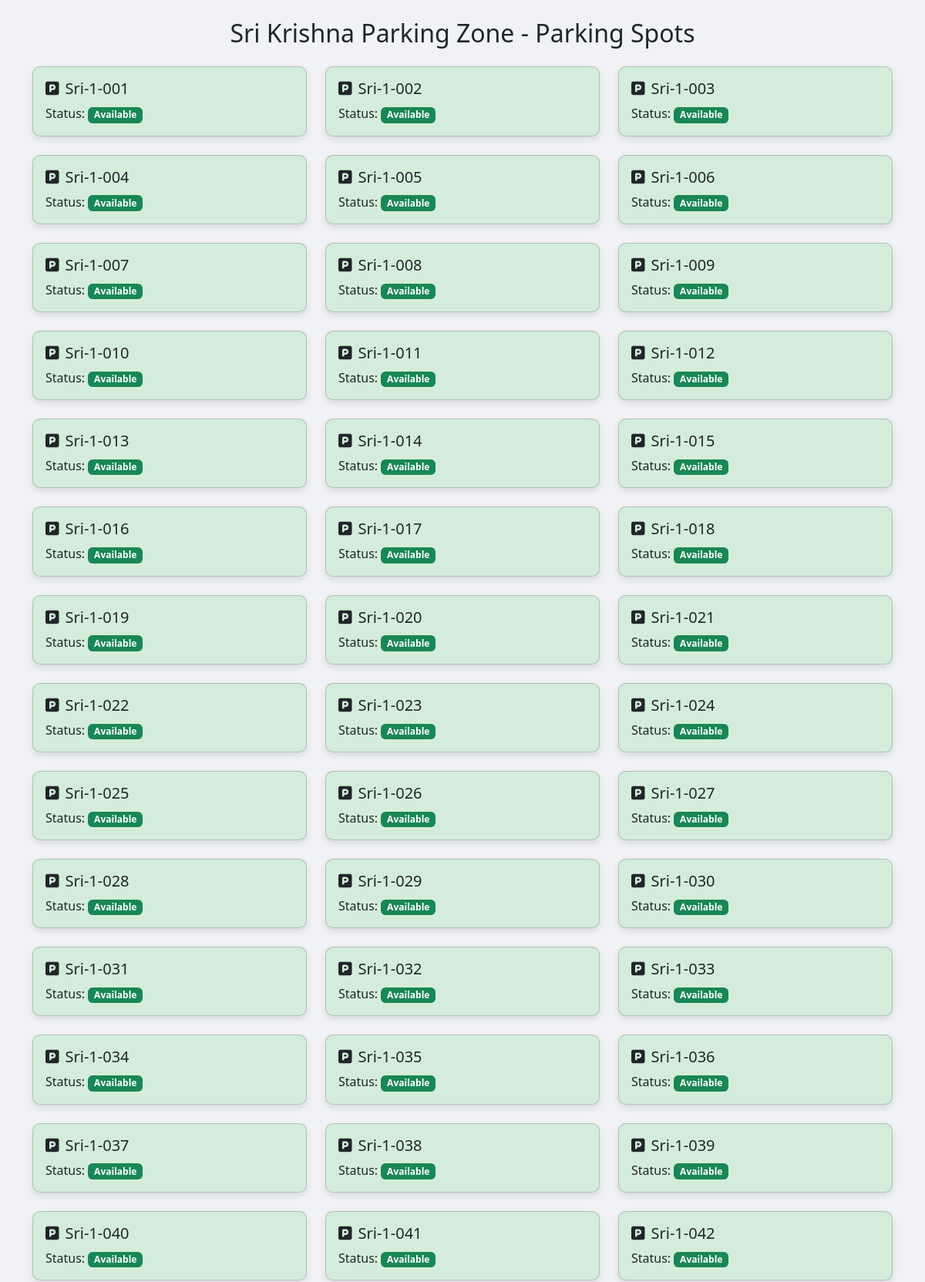
The app's page /admin/lot/1/spots (signed in, upper part) with its own data.
### models/parking_lot.py (models this page shows, shortened)
class ParkingLot(db.Model):
    __tablename__ = 'parking_lot'
    lot_id = db.Column(db.Integer, primary_key=True, autoincrement=True)
    prime_location_name = db.Column(db.String(50), nullable=False)
    price = db.Column(db.Float, nullable=False)
    capacity = db.Column(db.Integer, nullable=False)
    address = db.Column(db.String(100), nullable=False)
    pincode = db.Column(db.String(10), nullable=False)
    contact = db.Column(db.BigInteger, nullable=False)
    is_active = db.Column(db.Boolean, default=True)
    spots = db.relationship('ParkingSpot', backref='lot', lazy=True, cascade="all, delete")

### models/parking_spot.py (models this page shows)
class ParkingSpot(db.Model):
    __tablename__ = 'parking_spot'
    spot_id = db.Column(db.Integer, primary_key=True, autoincrement=True)
    lot_id = db.Column(db.Integer, db.ForeignKey('parking_lot.lot_id'), nullable=False)
    spot_number = db.Column(db.String(10), unique=True, nullable=False)
    status = db.Column(db.String(1), default="A")  # A = Available, O = Occupied
    spot_type = db.Column(db.String(20), default="Standard")
    reservations = db.relationship('Reservation', backref='spot', lazy=True, cascade="all, delete")

### app.py (the view)
@app.route('/admin/lot/<int:lot_id>/spots')
@login_required
def view_spots(lot_id):
    if current_user.role != 'admin':
        flash('Access denied', 'danger')
        return redirect(url_for('home_page'))
    lot = ParkingLot.query.get_or_404(lot_id)
    spots = ParkingSpot.query.filter_by(lot_id=lot_id).order_by(ParkingSpot.spot_number).all()
    spot_details = []
    for spot in spots:
        detail = {'spot': spot}
        if spot.status == 'O':
            reservation = Reservation.query.filter_by(spot_id=spot.spot_id, payment_status='Pending').first()
            if reservation:
                detail['reservation'] = reservation
                detail['user'] = User_Admin.query.get(reservation.user_id)
        spot_details.append(detail)
    return render_template('spots.html', lot=lot, spots=spot_details)

### app.py (called while the page is built)
@login_manager.user_loader
def load_user(user_id):
    return User_Admin.query.get(int(user_id))

### templates/spots.html (shortened to what this page needs)
<!DOCTYPE html>
<html lang="en">
<head>
    <link href="https://cdn.jsdelivr.net/npm/bootstrap@5.3.3/dist/css/bootstrap.min.css" rel="stylesheet">
    <link rel="stylesheet" href="https://cdnjs.cloudflare.com/ajax/libs/font-awesome/6.5.0/css/all.min.css">
</head>
<body>
<div class="container py-4">
    <h2 class="mb-4 text-center">{{ lot.prime_location_name }} - Parking Spots</h2>
    <div class="row">
        {% for detail in spots %}
        <div class="col-md-4 mb-4">
            <div class="card spot-card {% if detail.spot.status == 'A' %}available{% else %}occupied{% endif %}">
                <div class="card-body">
                    <h5 class="card-title">
                        <i class="fas fa-parking me-2"></i>{{ detail.spot.spot_number }}
                    </h5>
                    <p class="card-text">
                        Status:
                        {% if detail.spot.status == 'A' %}
                            <span class="badge bg-success">Available</span>
                        {% else %}
                            <span class="badge bg-danger">Occupied</span><br>
                            <strong>By:</strong> {{ detail.user.username }}<br>
                            <strong>Vehicle:</strong> {{ detail.reservation.vehicle_number }}<br>
                            <strong>Since:</strong> {{ detail.reservation.parking_timestamp.strftime('%Y-%m-%d %H:%M') }}
                        {% endif %}
                    </p>
                </div>
            </div>
        </div>
        {% endfor %}
    </div>
</div>
</body>
</html>

### templates/spots.html (style rules this page uses)
body { background-color: #f0f2f5; }
.spot-card { border-radius: 10px; box-shadow: 0 4px 10px rgba(0, 0, 0, 0.1); transition: 0.3s; }
.available { background-color: #d4edda; }

### records on screen
ParkingLot: prime_location_name "Sri Krishna Parking Zone"
ParkingSpot: spot.spot_number "Sri-1-001"
ParkingSpot: spot.spot_number "Sri-1-002"
ParkingSpot: spot.spot_number "Sri-1-003"
ParkingSpot: spot.spot_number "Sri-1-004"
ParkingSpot: spot.spot_number "Sri-1-005"
ParkingSpot: spot.spot_number "Sri-1-006"
ParkingSpot: spot.spot_number "Sri-1-007"
ParkingSpot: spot.spot_number "Sri-1-008"
ParkingSpot: spot.spot_number "Sri-1-009"
ParkingSpot: spot.spot_number "Sri-1-010"
ParkingSpot: spot.spot_number "Sri-1-011"
ParkingSpot: spot.spot_number "Sri-1-012"
ParkingSpot: spot.spot_number "Sri-1-013"
ParkingSpot: spot.spot_number "Sri-1-014"
ParkingSpot: spot.spot_number "Sri-1-015"
ParkingSpot: spot.spot_number "Sri-1-016"
ParkingSpot: spot.spot_number "Sri-1-017"
ParkingSpot: spot.spot_number "Sri-1-018"
ParkingSpot: spot.spot_number "Sri-1-019"
ParkingSpot: spot.spot_number "Sri-1-020"
ParkingSpot: spot.spot_number "Sri-1-021"
ParkingSpot: spot.spot_number "Sri-1-022"
ParkingSpot: spot.spot_number "Sri-1-023"
ParkingSpot: spot.spot_number "Sri-1-024"
ParkingSpot: spot.spot_number "Sri-1-025"
ParkingSpot: spot.spot_number "Sri-1-026"
ParkingSpot: spot.spot_number "Sri-1-027"
ParkingSpot: spot.spot_number "Sri-1-028"
ParkingSpot: spot.spot_number "Sri-1-029"
ParkingSpot: spot.spot_number "Sri-1-030"
ParkingSpot: spot.spot_number "Sri-1-031"
ParkingSpot: spot.spot_number "Sri-1-032"
ParkingSpot: spot.spot_number "Sri-1-033"
ParkingSpot: spot.spot_number "Sri-1-034"
ParkingSpot: spot.spot_number "Sri-1-035"
ParkingSpot: spot.spot_number "Sri-1-036"
ParkingSpot: spot.spot_number "Sri-1-037"
ParkingSpot: spot.spot_number "Sri-1-038"
ParkingSpot: spot.spot_number "Sri-1-039"
ParkingSpot: spot.spot_number "Sri-1-040"
ParkingSpot: spot.spot_number "Sri-1-041"
ParkingSpot: spot.spot_number "Sri-1-042"
